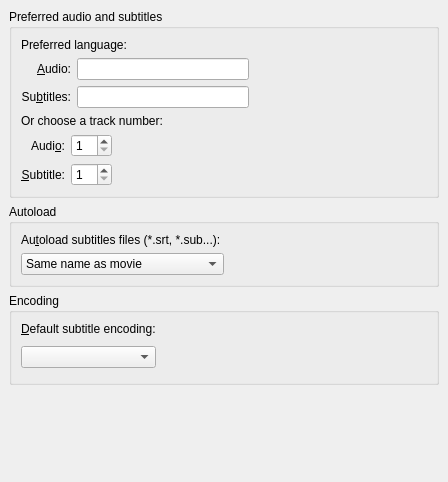
<?xml version="1.0" encoding="UTF-8"?>
<ui version="4.0">
 <class>PrefSubtitles</class>
 <widget class="QWidget" name="PrefSubtitles">
  <property name="geometry">
   <rect>
    <x>0</x>
    <y>0</y>
    <width>448</width>
    <height>482</height>
   </rect>
  </property>
  <layout class="QVBoxLayout" name="_4">
   <property name="spacing">
    <number>0</number>
   </property>
   <property name="margin">
    <number>0</number>
   </property>
   <item>
    <widget class="QFrame" name="frame">
     <layout class="QVBoxLayout" name="verticalLayout">
      <item>
       <widget class="QGroupBox" name="groupBox_1">
        <property name="title">
         <string>Preferred audio and subtitles</string>
        </property>
        <layout class="QVBoxLayout" name="verticalLayout_2">
         <property name="bottomMargin">
          <number>9</number>
         </property>
         <item>
          <layout class="QGridLayout" name="groupBox_5">
           <property name="margin">
            <number>0</number>
           </property>
           <property name="spacing">
            <number>6</number>
           </property>
           <item row="1" column="2">
            <spacer>
             <property name="orientation">
              <enum>Qt::Horizontal</enum>
             </property>
             <property name="sizeHint" stdset="0">
              <size>
               <width>40</width>
               <height>20</height>
              </size>
             </property>
            </spacer>
           </item>
           <item row="2" column="2">
            <spacer>
             <property name="orientation">
              <enum>Qt::Horizontal</enum>
             </property>
             <property name="sizeHint" stdset="0">
              <size>
               <width>40</width>
               <height>20</height>
              </size>
             </property>
            </spacer>
           </item>
           <item row="2" column="1">
            <widget class="QLineEdit" name="subtitle_lang_edit"/>
           </item>
           <item row="1" column="0">
            <widget class="QLabel" name="textLabel1_20">
             <property name="text">
              <string>&amp;Audio:</string>
             </property>
             <property name="alignment">
              <set>Qt::AlignRight|Qt::AlignTrailing|Qt::AlignVCenter</set>
             </property>
             <property name="wordWrap">
              <bool>false</bool>
             </property>
             <property name="buddy">
              <cstring>audio_lang_edit</cstring>
             </property>
            </widget>
           </item>
           <item row="1" column="1">
            <widget class="QLineEdit" name="audio_lang_edit"/>
           </item>
           <item row="2" column="0">
            <widget class="QLabel" name="textLabel2_11">
             <property name="text">
              <string>Su&amp;btitles:</string>
             </property>
             <property name="alignment">
              <set>Qt::AlignRight|Qt::AlignTrailing|Qt::AlignVCenter</set>
             </property>
             <property name="wordWrap">
              <bool>false</bool>
             </property>
             <property name="buddy">
              <cstring>subtitle_lang_edit</cstring>
             </property>
            </widget>
           </item>
           <item row="0" column="0" colspan="3">
            <widget class="QLabel" name="label_5">
             <property name="text">
              <string>Preferred language:</string>
             </property>
            </widget>
           </item>
          </layout>
         </item>
         <item>
          <layout class="QGridLayout" name="groupBox_4">
           <property name="margin">
            <number>0</number>
           </property>
           <property name="spacing">
            <number>6</number>
           </property>
           <item row="2" column="1">
            <widget class="QSpinBox" name="subtitle_track_spin">
             <property name="minimum">
              <number>1</number>
             </property>
            </widget>
           </item>
           <item row="1" column="0">
            <widget class="QLabel" name="label_3">
             <property name="text">
              <string>Audi&amp;o:</string>
             </property>
             <property name="alignment">
              <set>Qt::AlignRight|Qt::AlignTrailing|Qt::AlignVCenter</set>
             </property>
             <property name="buddy">
              <cstring>audio_track_spin</cstring>
             </property>
            </widget>
           </item>
           <item row="2" column="0">
            <widget class="QLabel" name="label_4">
             <property name="text">
              <string>&amp;Subtitle:</string>
             </property>
             <property name="alignment">
              <set>Qt::AlignRight|Qt::AlignTrailing|Qt::AlignVCenter</set>
             </property>
             <property name="buddy">
              <cstring>subtitle_track_spin</cstring>
             </property>
            </widget>
           </item>
           <item row="1" column="2">
            <spacer>
             <property name="orientation">
              <enum>Qt::Horizontal</enum>
             </property>
             <property name="sizeHint" stdset="0">
              <size>
               <width>150</width>
               <height>20</height>
              </size>
             </property>
            </spacer>
           </item>
           <item row="2" column="2">
            <spacer>
             <property name="orientation">
              <enum>Qt::Horizontal</enum>
             </property>
             <property name="sizeHint" stdset="0">
              <size>
               <width>150</width>
               <height>20</height>
              </size>
             </property>
            </spacer>
           </item>
           <item row="1" column="1">
            <widget class="QSpinBox" name="audio_track_spin">
             <property name="minimum">
              <number>1</number>
             </property>
             <property name="maximum">
              <number>99</number>
             </property>
            </widget>
           </item>
           <item row="0" column="0" colspan="3">
            <widget class="QLabel" name="label_2">
             <property name="text">
              <string>Or choose a track number:</string>
             </property>
            </widget>
           </item>
          </layout>
         </item>
        </layout>
       </widget>
      </item>
      <item>
       <widget class="QGroupBox" name="groupBox">
        <property name="title">
         <string>Autoload</string>
        </property>
        <layout class="QGridLayout" name="_5">
         <property name="margin">
          <number>9</number>
         </property>
         <property name="spacing">
          <number>6</number>
         </property>
         <item row="1" column="0">
          <widget class="QComboBox" name="font_autoload_combo">
           <item>
            <property name="text">
             <string>Same name as movie</string>
            </property>
           </item>
           <item>
            <property name="text">
             <string>All subs containing movie name</string>
            </property>
           </item>
           <item>
            <property name="text">
             <string>All subs in directory</string>
            </property>
           </item>
          </widget>
         </item>
         <item row="1" column="1">
          <spacer>
           <property name="orientation">
            <enum>Qt::Horizontal</enum>
           </property>
           <property name="sizeType">
            <enum>QSizePolicy::Expanding</enum>
           </property>
           <property name="sizeHint" stdset="0">
            <size>
             <width>131</width>
             <height>21</height>
            </size>
           </property>
          </spacer>
         </item>
         <item row="0" column="0">
          <widget class="QLabel" name="textLabel5">
           <property name="text">
            <string>Au&amp;toload subtitles files (*.srt, *.sub...):</string>
           </property>
           <property name="buddy">
            <cstring>font_autoload_combo</cstring>
           </property>
          </widget>
         </item>
        </layout>
       </widget>
      </item>
      <item>
       <widget class="QGroupBox" name="groupBox_3">
        <property name="title">
         <string>Encoding</string>
        </property>
        <layout class="QGridLayout" name="gridLayout">
         <item row="2" column="1">
          <widget class="QComboBox" name="font_encoding_combo">
           <property name="editable">
            <bool>false</bool>
           </property>
          </widget>
         </item>
         <item row="2" column="2">
          <spacer>
           <property name="orientation">
            <enum>Qt::Horizontal</enum>
           </property>
           <property name="sizeType">
            <enum>QSizePolicy::Expanding</enum>
           </property>
           <property name="sizeHint" stdset="0">
            <size>
             <width>244</width>
             <height>31</height>
            </size>
           </property>
          </spacer>
         </item>
         <item row="1" column="1">
          <widget class="QLabel" name="textLabel4">
           <property name="text">
            <string>&amp;Default subtitle encoding:</string>
           </property>
           <property name="wordWrap">
            <bool>false</bool>
           </property>
           <property name="buddy">
            <cstring>font_encoding_combo</cstring>
           </property>
          </widget>
         </item>
        </layout>
       </widget>
      </item>
      <item>
       <spacer name="verticalSpacer">
        <property name="orientation">
         <enum>Qt::Vertical</enum>
        </property>
        <property name="sizeHint" stdset="0">
         <size>
          <width>20</width>
          <height>40</height>
         </size>
        </property>
       </spacer>
      </item>
     </layout>
    </widget>
   </item>
  </layout>
 </widget>
 <tabstops>
  <tabstop>audio_lang_edit</tabstop>
  <tabstop>subtitle_lang_edit</tabstop>
  <tabstop>audio_track_spin</tabstop>
  <tabstop>subtitle_track_spin</tabstop>
 </tabstops>
 <resources/>
 <connections/>
</ui>
